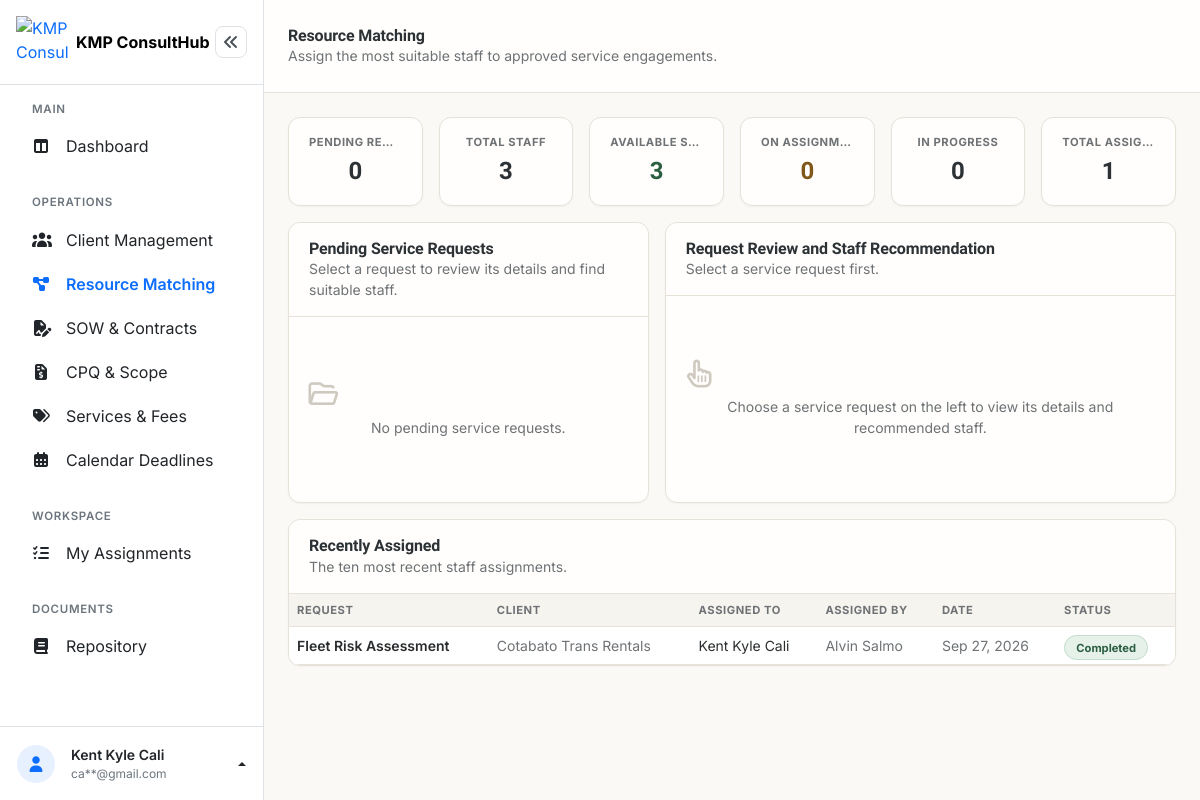
Page /staff/resource_matching.php (signed in) on the earlier database version.
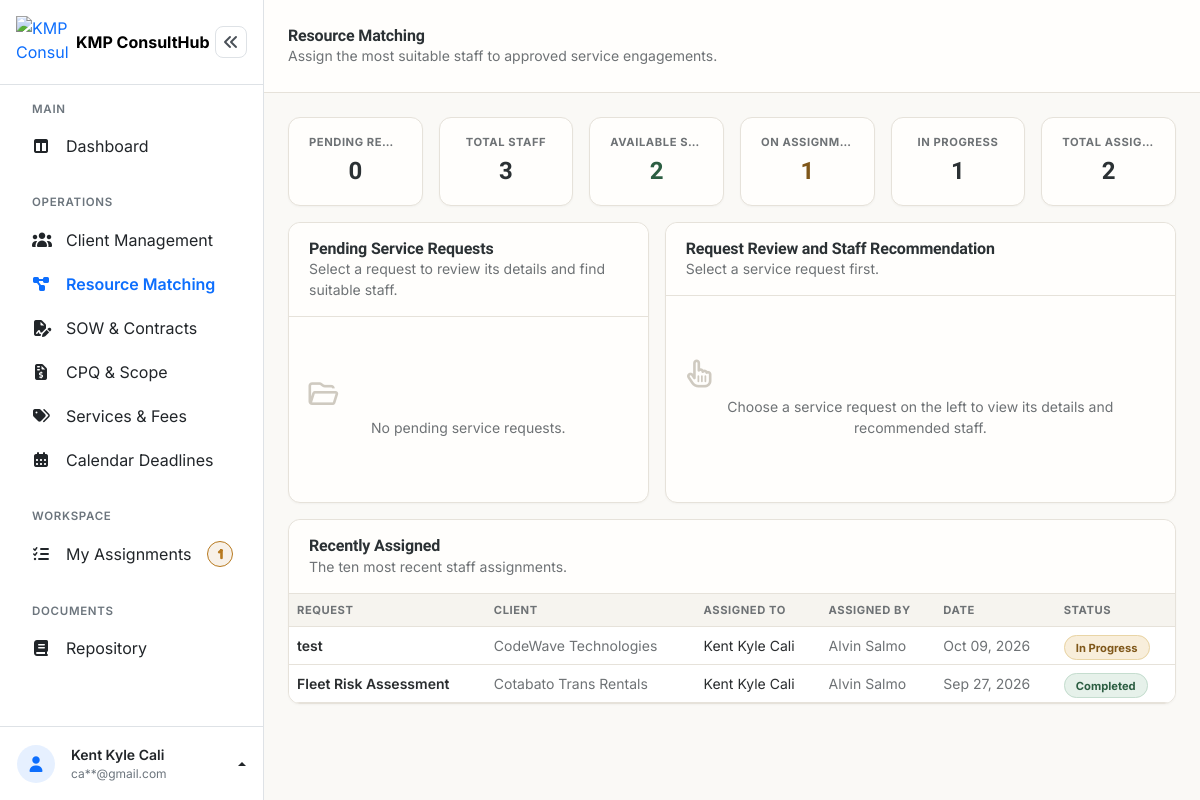
Same page on the later database version.
### tables this page shows
CREATE TABLE `service_requests` (
  `request_id` int(10) UNSIGNED NOT NULL,
  `client_id` int(10) UNSIGNED NOT NULL,
  `request_title` varchar(150) NOT NULL,
  `required_skill` varchar(100) DEFAULT NULL,
  `status` enum('New','In Progress','Completed','Cancelled') NOT NULL DEFAULT 'New',
  `assigned_to` int(10) UNSIGNED DEFAULT NULL,
  `assigned_by` int(10) UNSIGNED DEFAULT NULL,
  `created_at` timestamp NOT NULL DEFAULT current_timestamp(),
  `updated_at` timestamp NOT NULL DEFAULT current_timestamp() ON UPDATE current_timestamp()
);

CREATE TABLE `clients` (
  `client_id` int(10) UNSIGNED NOT NULL,
  `company_name` varchar(150) NOT NULL,
  `contact_person` varchar(150) NOT NULL,
  `email` varchar(150) NOT NULL,
  `contact_number` varchar(20) NOT NULL,
  `address` varchar(255) NOT NULL,
  `industry` varchar(100) DEFAULT NULL,
  `created_at` timestamp NOT NULL DEFAULT current_timestamp(),
  `updated_at` timestamp NOT NULL DEFAULT current_timestamp() ON UPDATE current_timestamp()
);

CREATE TABLE `users` (
  `user_id` int(10) UNSIGNED NOT NULL,
  `firstname` varchar(100) NOT NULL,
  `middlename` varchar(100) DEFAULT NULL,
  `lastname` varchar(100) NOT NULL,
  `birthday` date NOT NULL,
  `gender` enum('Male','Female') NOT NULL,
  `address` varchar(255) NOT NULL,
  `contact_number` varchar(20) NOT NULL,
  `email` varchar(150) NOT NULL,
  `password` varchar(255) NOT NULL,
  `role` enum('manager','supervisor','staff') NOT NULL,
  `status` enum('Active','Inactive') NOT NULL DEFAULT 'Active',
  `created_at` timestamp NOT NULL DEFAULT current_timestamp(),
  `updated_at` timestamp NOT NULL DEFAULT current_timestamp() ON UPDATE current_timestamp()
);

### staff/resource_matching.php (the view, shortened to what the changed rows need)
<?php
$pdo = getConnection();
function formatDisplayDate(?string $date): ?string
{
    return $date ? date('M d, Y', strtotime($date)) : null;
}
$staffStmt = $pdo->query(
    "SELECT u.user_id, u.firstname, u.lastname, u.status,
            (SELECT COUNT(*) FROM service_requests sr WHERE sr.assigned_to = u.user_id AND sr.status IN ('New', 'In Progress')) AS workload
     FROM users u
     WHERE u.role = 'Staff'
     ORDER BY u.firstname ASC"
);
$staffList = $staffStmt->fetchAll();
$assignedStmt = $pdo->query(
    "SELECT sr.request_id, sr.request_title, sr.status, sr.updated_at,
            c.company_name,
            u.firstname AS staff_firstname, u.lastname AS staff_lastname,
            ab.firstname AS assigned_by_firstname, ab.lastname AS assigned_by_lastname
     FROM service_requests sr
     INNER JOIN clients c ON sr.client_id = c.client_id
     LEFT JOIN users u ON sr.assigned_to = u.user_id
     LEFT JOIN users ab ON sr.assigned_by = ab.user_id
     WHERE sr.assigned_to IS NOT NULL
     ORDER BY sr.updated_at DESC
     LIMIT 10"
);
$assignedRequests = $assignedStmt->fetchAll();
$availableStaffCount = count(array_filter($staffList, fn($staff) => (int) $staff['workload'] === 0));
$onAssignmentCount   = count(array_filter($staffList, fn($staff) => (int) $staff['workload'] > 0));
$inProgressCount  = (int) $pdo->query("SELECT COUNT(*) FROM service_requests WHERE status = 'In Progress'")->fetchColumn();
$totalAssigned    = (int) $pdo->query('SELECT COUNT(*) FROM service_requests WHERE assigned_to IS NOT NULL')->fetchColumn();
?>
<!DOCTYPE html>
<html lang="en">
<head>
<link rel="stylesheet" href="../assets/vendor/bootstrap-5.3.8/css/bootstrap.min.css">
<link rel="stylesheet" href="../assets/vendor/fontawesome-free-7.3.1/css/all.min.css">
<link rel="stylesheet" href="../assets/css/dashboard.css">
</head>
<body>
<div class="dashboard-layout d-flex">
<?php require __DIR__ . '/../includes/staff/sidebar.php'; ?>
  <div class="dashboard-main flex-grow-1" style="min-width:0;">
    <header class="dashboard-topbar d-flex align-items-center justify-content-between px-3 px-md-4">
      <div class="d-flex align-items-center gap-3">
        <div>
          <h1 class="dashboard-title h6 h5-md fw-bold mb-0">Resource Matching</h1>
        </div>
      </div>
    </header>
    <main class="dashboard-content p-3 p-md-4">
      <div class="row g-3 mb-3 align-items-stretch">
        <div class="col-4 col-xl-2 d-flex">
          <div class="stat-card">
            <div class="stat-label">Available Staff</div>
            <div class="stat-value" style="color:var(--success-text);"><?= $availableStaffCount ?></div>
          </div>
        </div>
        <div class="col-4 col-xl-2 d-flex">
          <div class="stat-card">
            <div class="stat-label">On Assignment</div>
            <div class="stat-value" style="color:var(--warn-text);"><?= $onAssignmentCount ?></div>
          </div>
        </div>
        <div class="col-4 col-xl-2 d-flex">
          <div class="stat-card">
            <div class="stat-label">In Progress</div>
            <div class="stat-value"><?= $inProgressCount ?></div>
          </div>
        </div>
        <div class="col-4 col-xl-2 d-flex">
          <div class="stat-card">
            <div class="stat-label">Total Assigned</div>
            <div class="stat-value"><?= $totalAssigned ?></div>
          </div>
        </div>
      </div>
      <div class="row g-3">
        <div class="col-lg-5">
          <section class="card h-100">
            <div class="card-header">
              <h2 class="h6 fw-bold mb-0">Pending Service Requests</h2>
            </div>
          </section>
        </div>
        <div class="col-lg-7">
          <section class="card h-100">
            <div class="card-header">
              <h2 class="h6 fw-bold mb-0">Request Review and Staff Recommendation</h2>
            </div>
          </section>
        </div>
      </div>
      <section class="card mt-3 overflow-hidden">
        <div class="card-header">
          <h2 class="h6 fw-bold mb-0">Recently Assigned</h2>
        </div>
        <div class="table-responsive">
          <table class="table table-hover align-middle mb-0">
            <thead>
              <tr>
                <th scope="col">Request</th>
                <th scope="col" class="d-none d-md-table-cell">Client</th>
                <th scope="col">Assigned To</th>
                <th scope="col" class="d-none d-lg-table-cell">Assigned By</th>
                <th scope="col" class="d-none d-lg-table-cell">Date</th>
                <th scope="col">Status</th>
              </tr>
            </thead>
            <tbody>
              <?php if (empty($assignedRequests)): ?>
                <tr>
                  <td colspan="6" class="text-center py-4" style="color:var(--ink-soft);">No assignments yet.</td>
                </tr>
              <?php else: ?>
                <?php foreach ($assignedRequests as $row): ?>
                  <?php
                    $statusClass = 'status-default';
                    if ($row['status'] === 'In Progress') { $statusClass = 'status-in-progress'; }
                    if ($row['status'] === 'Completed') { $statusClass = 'status-completed'; }
                  ?>
                  <tr>
                    <td class="small fw-semibold"><?= htmlspecialchars($row['request_title']) ?></td>
                    <td class="small d-none d-md-table-cell" style="color:var(--ink-soft);"><?= htmlspecialchars($row['company_name']) ?></td>
                    <td class="small"><?= htmlspecialchars(trim(($row['staff_firstname'] ?? '') . ' ' . ($row['staff_lastname'] ?? ''))) ?></td>
                    <td class="small d-none d-lg-table-cell" style="color:var(--ink-soft);"><?= htmlspecialchars(trim(($row['assigned_by_firstname'] ?? '-') . ' ' . ($row['assigned_by_lastname'] ?? ''))) ?></td>
                    <td class="small d-none d-lg-table-cell" style="color:var(--ink-soft);"><?= htmlspecialchars(formatDisplayDate($row['updated_at']) ?? '') ?></td>
                    <td class="small">
                      <span class="status-pill <?= $statusClass ?>"><?= htmlspecialchars($row['status']) ?></span>
                    </td>
                  </tr>
                <?php endforeach; ?>
              <?php endif; ?>
            </tbody>
          </table>
        </div>
      </section>
    </main>
  </div>
</div>
</body>
</html>

### includes/staff/sidebar.php (shortened to what the changed rows need)
<?php
$currentPage = basename($_SERVER['PHP_SELF']);
$pdo = getConnection();
$staffId = $_SESSION['user_id'] ?? 0;
$progressCountStmt = $pdo->prepare('SELECT COUNT(*) FROM service_requests WHERE assigned_to = ? AND status = ?');
$progressCountStmt->execute([$staffId, 'In Progress']);
$progressAssignmentCount = (int) $progressCountStmt->fetchColumn();
$assignmentTipParts = [];
if ($progressAssignmentCount > 0) {
    $assignmentTipParts[] = $progressAssignmentCount . ' in progress';
}
$assignmentTip = 'My Assignments' . (empty($assignmentTipParts) ? '' : ' · ' . implode(', ', $assignmentTipParts));
function navActive(string $page, string $currentPage): string
{
    return $page === $currentPage ? 'active fw-semibold' : 'text-dark';
}
function badgeCount(int $count): string
{
    return $count > 99 ? '99+' : (string) $count;
}
?>
<aside class="dashboard-sidebar offcanvas-lg offcanvas-start bg-white border-end d-flex flex-column" tabindex="-1" id="sidebarOffcanvas">
  <nav class="dashboard-sidebar-scroll flex-grow-1 py-3 px-3">
    <ul class="dashboard-sidebar-menu nav flex-column mb-4">
      <li class="nav-item mb-1">
        <a href="my_assignments.php" data-tip="<?= htmlspecialchars($assignmentTip) ?>" aria-label="My Assignments" class="nav-link <?= navActive('my_assignments.php', $currentPage) ?> d-flex align-items-center flex-nowrap gap-3 rounded-3 px-3 py-2">
          <span class="sidebar-text d-flex align-items-center gap-1 flex-shrink-0 sidebar-badge-group">
            <?php if ($progressAssignmentCount > 0): ?>
              <span class="sidebar-badge sidebar-badge-progress" title="<?= $progressAssignmentCount ?> in progress">
                <?= badgeCount($progressAssignmentCount) ?>
              </span>
            <?php endif; ?>
          </span>
        </a>
      </li>
    </ul>
  </nav>
</aside>

Differences in the rows shown:
now on this page (row edited): service_requests: request_title "test", client.company_name "CodeWave Technologies", assigned_to.lastname "Kent Kyle Cali", assigned_by.lastname "Alvin Salmo", updated_at "Oct 09, 2026", status "In Progress"
Other differences:
badgeCount($progressAssignmentCount): (not shown) → "1"
$availableStaffCount: "3" → "2"
$onAssignmentCount: "0" → "1"
$inProgressCount: "0" → "1"
$totalAssigned: "1" → "2"
